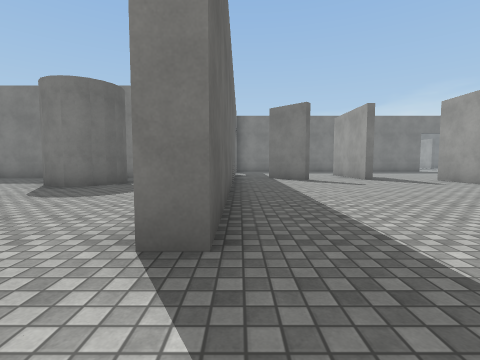
[1] (above)

24 first-person views from a walk through a 3-D level made in the Unity game engine. The camera is 1.2 m above the floor, tilts 4° down and sees 85° across. The floor is counted in squares, 2 m on a side. Each view is taken from the middle of a square. On the plan, view 1 faces up. The plan holds only what a view shows up to about 9 squares ahead; the rest is blank. The place goes on beyond the plan. The player is left out. Some surface patterns are stand-ins.

[2]
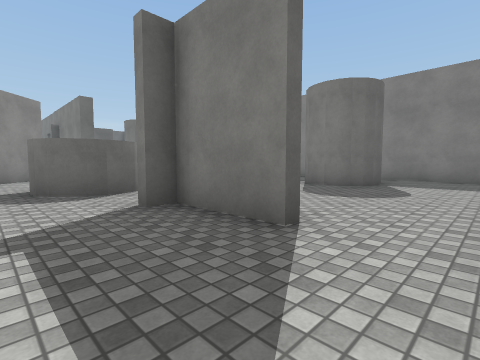

[3]
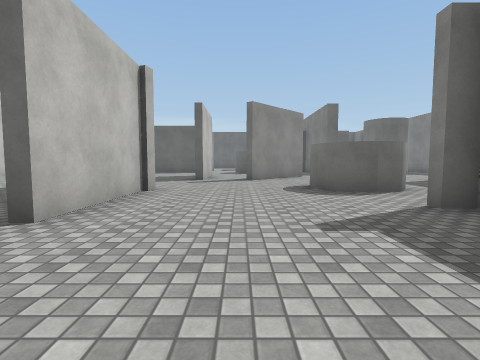

[4]
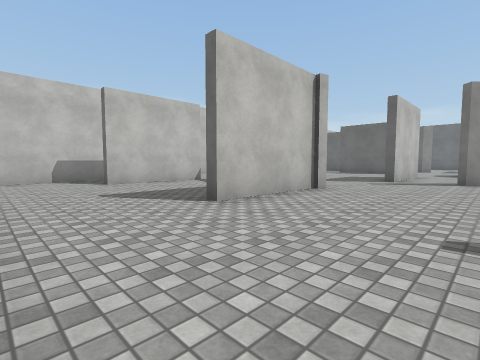

[5]
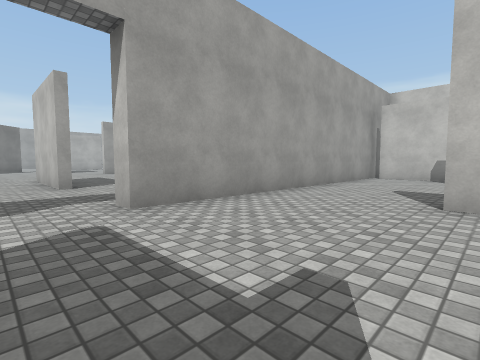

[6]
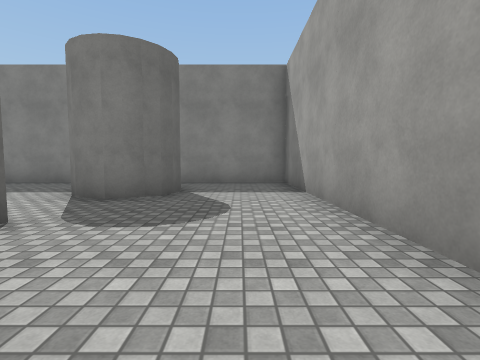

[7]
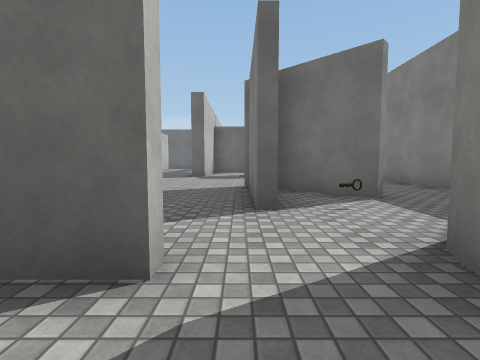

[8]
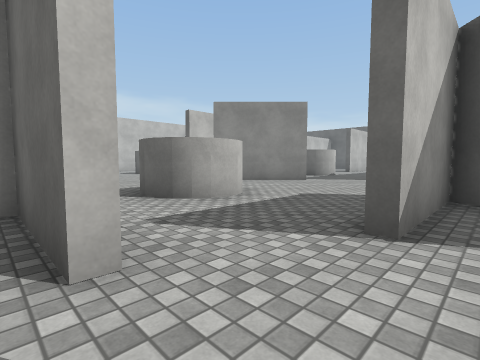

[9]
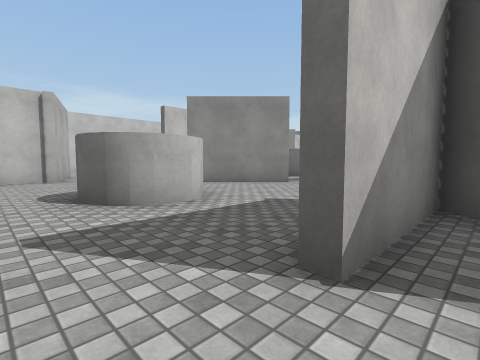

[10]
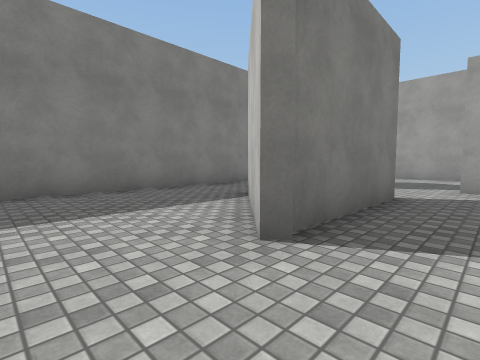

[11]
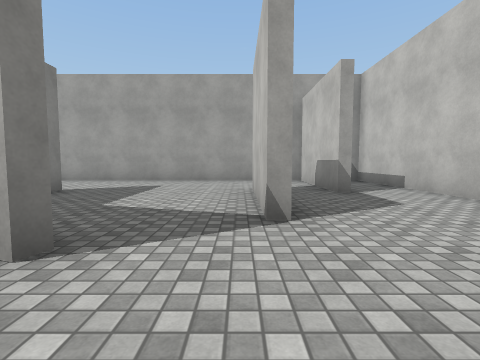

[12]
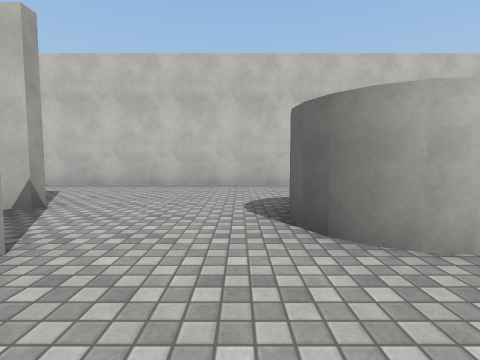

[13]
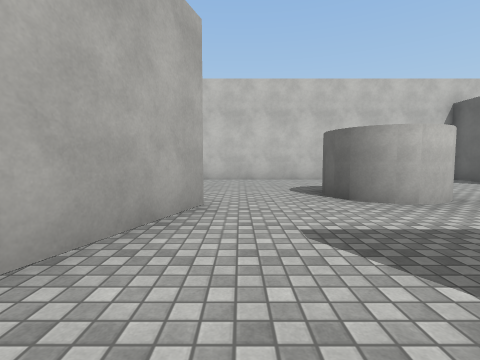

[14]
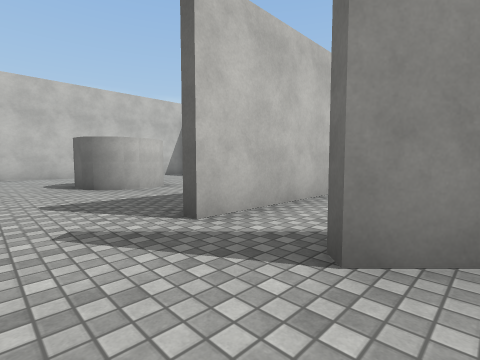

[15]
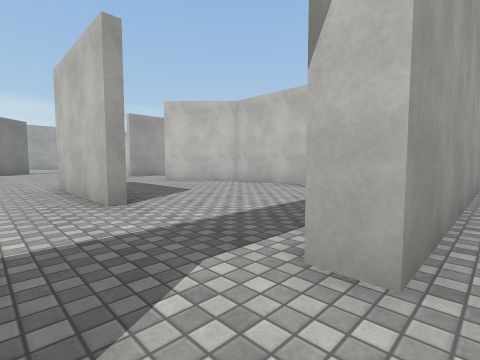

[16]
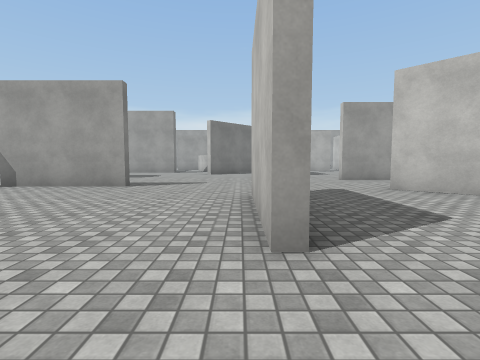

[17]
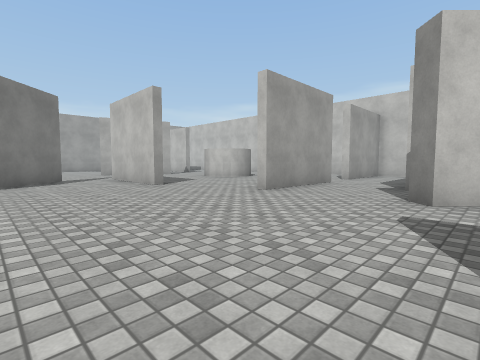

[18]
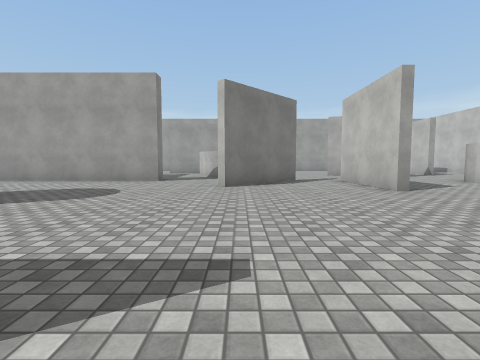

[19]
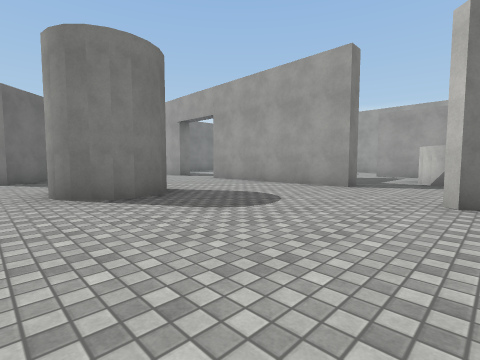

[20]
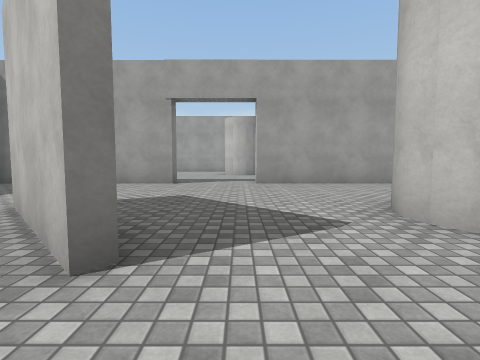

[21]
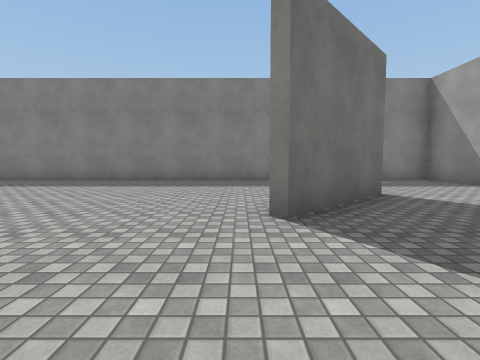

[22]
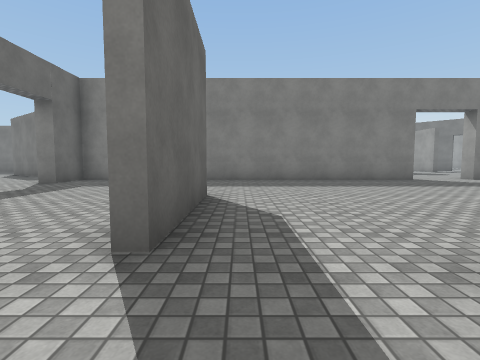

[23]
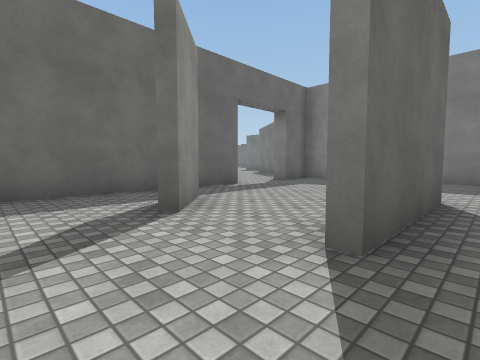

[24]
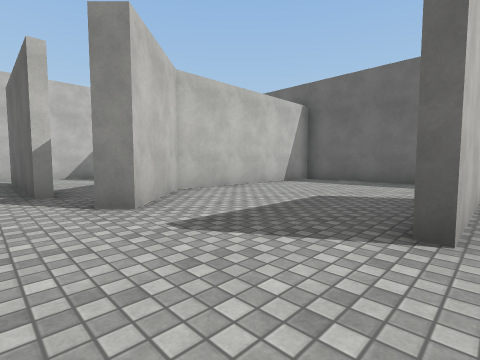

### Floor plan
Ten units are one square. View 1 is at (0, 0); x grows to the right and y downward. Boxes are objects, and circles mark ways between rooms. Rooms are numbered by the first view taken in them; rooms with no view inside come last. Other rooms are left out.
<svg viewBox="-120 -166 300 279">
<path fill="none" stroke="#000" d="M-60 -14 -63 -9M-62 -11 -64 -8 -68 -7M-63 -23 -60 -18M-24 -20 -43 -20M-77 -24 -73 -26M-43 -46 -43 -22M-64 30 -35 30M-61 -52 -92 -52M-2 -17 -8 -17M-7 -34 -7 -95 -55 -95M-96 -52 -74 -74M-115 -15 -94 6M-33 -76 -32 -71M-115 22 -95 22M-65 73 -34 73M-74 -95 -112 -95M-40 89 -10 89M-7 90 -7 3 -1 3M-45 -63 -49 -65M-72 -73 -90 -55 -61 -55M-75 57 -65 27M-112 59 -107 56 -102 57 -98 59 -96 63 -95 68M-109 108 -6 108M64 -69 64 -85M101 -55 98 -60M104 -72 110 -72 115 -70M73 -28 73 -58M112 -53 106 -52 99 -56 98 -63M93 -99 115 -121M42 -86 42 -91M22 -84 16 -91M44 -118 44 -86M117 -119 95 -97M12 -98 24 -86M158 -35 152 -35 152 -86M26 3 58 3M144 -2 132 -14M158 -108 152 -108 152 -157 128 -157 128 -161M122 22 134 22M170 -22 173 -25M109 -157 -2 -157 -2 -144M-2 -121 -2 -17M-2 15 -2 49 50 49 66 32 71 37M74 51 74 75M95 64 95 32M-55 -95 -74 -95"/>
<rect x="-65" y="-65" width="10" height="10" fill="#bbb"><title>other object</title></rect>
<circle cx="-40" cy="-55" r="3" fill="#2a7"/>
<circle cx="-55" cy="-20" r="3" fill="#2a7"/>
<circle cx="-75" cy="-35" r="3" fill="#2a7"/>
<circle cx="-70" cy="65" r="3" fill="#2a7"/>
<circle cx="-85" cy="20" r="3" fill="#2a7"/>
<circle cx="0" cy="-5" r="3" fill="#2a7"/>
<circle cx="-45" cy="-90" r="3" fill="#2a7"/>
<circle cx="-80" cy="-85" r="3" fill="#2a7"/>
<circle cx="-65" cy="-70" r="3" fill="#2a7"/>
<text x="-50" y="-10">1</text>
<text x="-60" y="-50">2</text>
<text x="-80" y="70">3</text>
<text x="80" y="-60">4</text>
<text x="-70" y="-90">5</text>
</svg>
Room 1 opens to room 2. Room 1 opens to room 3. Room 1 opens to room 4. Room 1 opens to room 5. Room 2 opens to room 5.

Where each view was taken, in squares from view 1:
view 1: 0 up, 0 right, facing up
view 2: 0 up, 1 left, facing up-left
view 3: 1 down, 1 left, facing left
view 4: 0 up, 1 left, facing down-left
view 5: 1 up, 4 left, facing down-right
view 6: 2 up, 2 left, facing up
view 7: 5 up, 3 left, facing left
view 8: 6 up, 4 left, facing down-left
view 9: 6 up, 5 left, facing down-left
view 10: 4 up, 11 left, facing up-right
view 11: 7 down, 9 left, facing right
view 12: 4 down, 9 left, facing down
view 13: 2 down, 8 left, facing down
view 14: 0 up, 8 left, facing down-left
view 15: 1 up, 1 left, facing down-right
view 16: 0 up, 1 right, facing right
view 17: 1 up, 6 right, facing down-right
view 18: 1 up, 7 right, facing right
view 19: 1 up, 9 right, facing up-right
view 20: 9 up, 8 right, facing right
view 21: 7 up, 9 right, facing up
view 22: 7 up, 5 right, facing up
view 23: 7 up, 5 right, facing up-left
view 24: 0 up, 8 right, facing down-left
